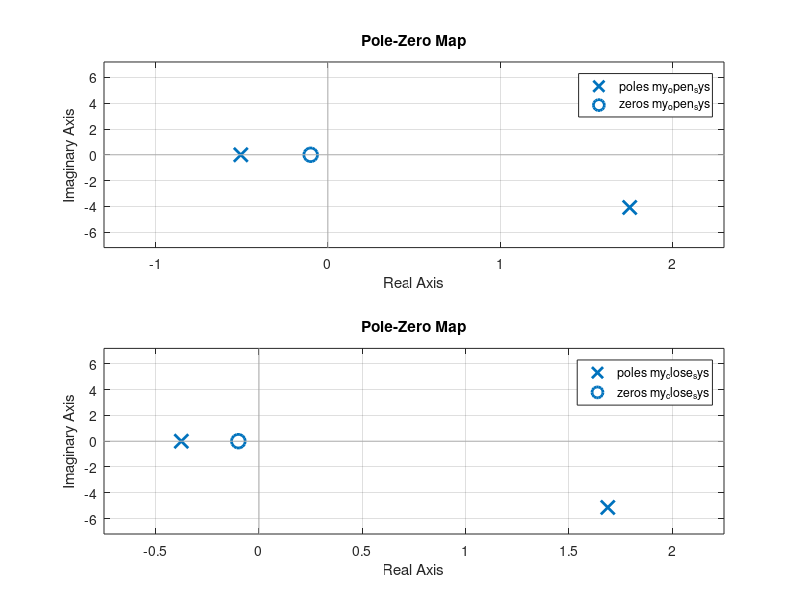

Write the MATLAB code that produced this figure.
num=[10 1]
den=[1 -3 18 10]
num1=[10 1]
den1=[1 -3 28 11]
my_open_sys=tf(num,den)
my_close_sys=tf(num1,den1)
figure
subplot(2,1,1)
pzmap(my_open_sys)
subplot(2,1,2)
pzmap(my_close_sys)
